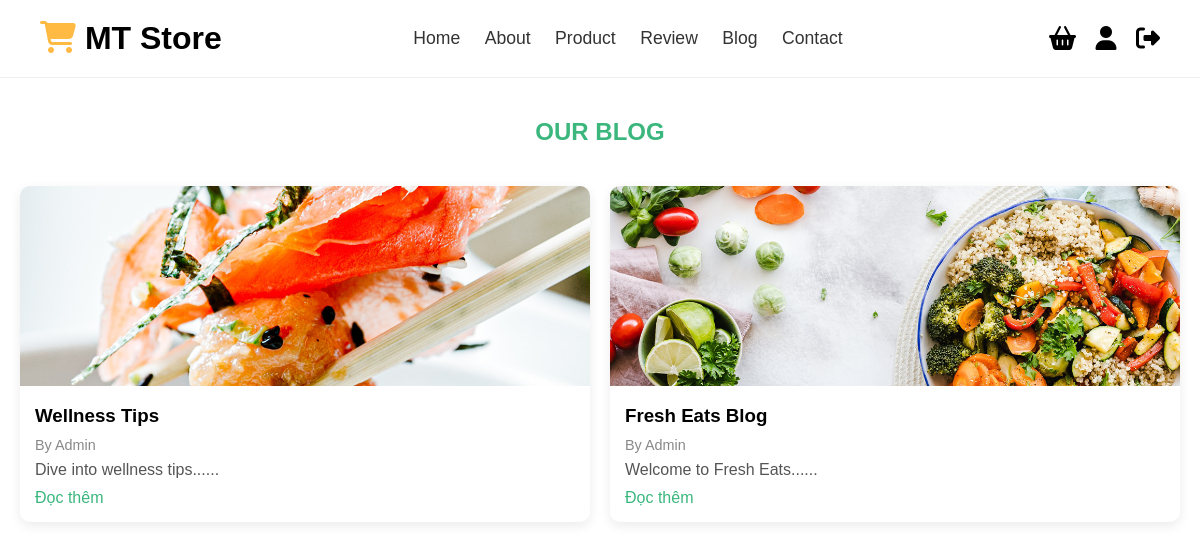
The page /font-end/blog.php on the database its author committed.
### tables this page shows
CREATE TABLE `blogs` (
  `blog_id` int(11) NOT NULL,
  `title` varchar(255) DEFAULT NULL,
  `content` text DEFAULT NULL,
  `author` varchar(100) DEFAULT NULL,
  `image` varchar(255) DEFAULT NULL
);

### font-end/blog.php (the view, shortened to what this page needs)
<?php
include 'db.php';
$result = $conn->query("SELECT * FROM blogs ORDER BY blog_id DESC");
?>
<!DOCTYPE html>
<html lang="en">
<head>
</head>
<body>
    <header class="header">
        <a href="index.php" class="logo"><i class="fas fa-shopping-cart"></i> MT Store</a>
        <nav class="navbar">
            <a href="index.php">Home</a>
            <a href="about.php">About</a>
            <a href="product.php">Product</a>
            <a href="review.php">Review</a>
            <a href="blog.php">Blog</a>
            <a href="index.php">Contact</a>
        </nav>
        <div class="icons">
            <div id="cart-btn" class="fas fa-shopping-basket" onclick="window.location.href='cart.php'"></div>
            <div id="login-btn" class="fas fa-user"></div>
            <div id="sign-out" class="fas fa-sign-out-alt"></div>
        </div>
    </header>
    <div class="blog-container">
        <h2 class="title">OUR BLOG</h2>
        <div class="grid">
            <?php while ($row = $result->fetch_assoc()): ?>
                <div class="blog-card">
                    <img src="<?= htmlspecialchars($row['image']) ?>" alt="<?= htmlspecialchars($row['title']) ?>">
                    <div class="blog-content">
                        <h3><?= htmlspecialchars($row['title']) ?></h3>
                        <div class="author">By <?= htmlspecialchars($row['author']) ?></div>
                        <p><?= substr(strip_tags($row['content']), 0, 100) ?>...</p>
                        <a href="blog_detail.php?id=<?= $row['blog_id'] ?>">Đọc thêm</a>
                    </div>
                </div>
            <?php endwhile; ?>
        </div>
    </div>
</body>
</html>

### font-end/blog.php (style rules this page uses)
* { margin: 0; padding: 0; box-sizing: border-box; }
body { font-family: Arial, sans-serif; }
.header { width: 100%; background: #fff; padding: 20px 40px; display: flex; justify-content: space-between; align-items: center; border-bottom: 1px solid #eee; position: sticky; top: 0; z-index: 999; }
.header .logo { font-size: 2rem; color: #000; font-weight: bold; text-decoration: none; }
.header .logo i { color: #ffba43; }
.header .navbar a { margin: 0 10px; color: #333; text-decoration: none; font-size: 1.1rem; }
.header .icons .fas { font-size: 1.5rem; margin-left: 15px; cursor: pointer; }
.blog-container { max-width: 1200px; margin: 40px auto; padding: 0 20px; }
h2.title { text-align: center; color: #3bb77e; margin-bottom: 40px; }
.grid { display: grid; grid-template-columns: repeat(auto-fit, minmax(280px, 1fr)); gap: 20px; }
.blog-card { background: #fff; border-radius: 10px; overflow: hidden; box-shadow: 0 4px 12px rgba(0, 0, 0, 0.08); transition: transform 0.3s; }
.blog-card img { width: 100%; height: 200px; object-fit: cover; }
.blog-content { padding: 15px; }
.blog-content h3 { margin: 0 0 10px; }
.blog-content p { margin: 0; color: #555; }
.blog-content .author { font-size: 0.9rem; color: #888; margin-bottom: 8px; }
.blog-content a { display: inline-block; margin-top: 10px; color: #3bb77e; text-decoration: none; }

### rows shown on the page
blogs: image (picture), title "Wellness Tips", author "Admin", content "Dive into wellness tips..."
blogs: image (picture), title "Fresh Eats Blog", author "Admin", content "Welcome to Fresh Eats..."
